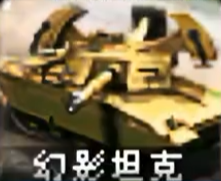
#> input picture phantomtank.png, 221 x 181 px
$ python -i image_processor.py   (imports and definitions only)
#> lines starting #> are read from the running program, lines starting #| are printed output that depends on the picture
#> further down, picture is the input picture: PIL image 221x181 RGBA; mean R, G, B, A 130.2, 115.5, 83.9, 255
"""
PhantomTank 图像处理模块
封装幻影坦克图片合成的完整流水线

处理流程：
    1. 尺寸对齐 ── 将表图与里图缩放至相同宽度，高度不足则填充透明像素
    2. 灰度转换 ── 保留 Alpha 通道的前提下将图像转为灰度
    3. 亮度调整 ── 表图提亮、里图压暗，使两张图的亮度拉开差距
    4. 图像反相 ── 将表图颜色反转（用于后续混合）
    5. 线性减淡 ── 表图(反相) + 里图，产生混合纹理
    6. 划分混合 ── 里图 / 线性减淡结果，分离信息通道
    7. 通道模板 ── 将线性减淡结果的红色通道用作透明度遮罩

详细原理参考：https://www.bilibili.com/read/cv11801542
"""

from __future__ import annotations

import time
from pathlib import Path
from typing import Tuple

from PIL import Image, ImageOps


# ==================== 基础图像操作 ====================

# [41 lines left out: function resize_and_pad, not called in this run]


def grayscale_keep_alpha(image: Image.Image) -> Image.Image:
    """
    将 RGBA 图像转为灰度，同时保留原始 Alpha 通道。

    Args:
        image: 输入的 RGBA 图像

    Returns:
        LA 模式灰度图像 (L: 灰度, A: 原始透明度)
    """
    image = image.convert("RGBA")
    r, g, b, a = image.split()
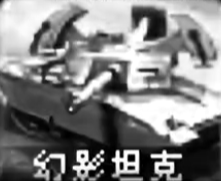
#> r: PIL image 221x181 L; min 0, max 255, mean 130.2
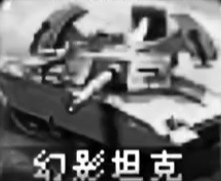
#> g: PIL image 221x181 L; min 0, max 255, mean 115.5
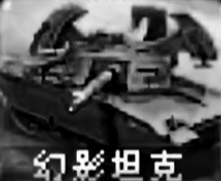
#> b: PIL image 221x181 L; min 0, max 255, mean 83.9
#> a: PIL image 221x181 L; every value is 255
    gray = Image.merge("RGB", (r, g, b)).convert("L")
    return Image.merge("LA", (gray, a))


# [250 lines left out: functions adjust_brightness, invert_image_keep_alpha, linear_dodge, divide, apply_red_channel_as_alpha, process_phantom_tank, not called in this run]

>>> from PIL import Image
>>> picture = Image.open('../phantomtank.png')
>>> result = grayscale_keep_alpha(picture)
